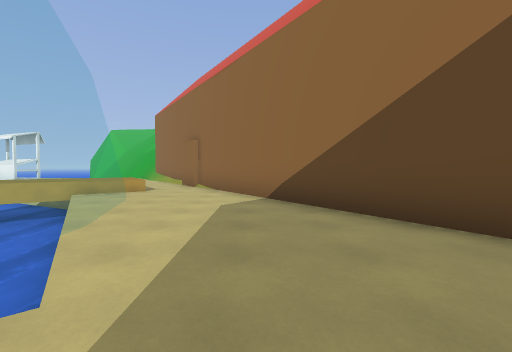
View 1 (above)

16 first-person views from a walk through a Godot game level. The camera is 1.4 m above the floor, tilts 2° down and sees 90° across. The floor is counted in squares, 2 m on a side. Each view is taken from the middle of a square. On the plan, view 1 faces up. The plan holds only what a view shows up to about 9 squares ahead; the rest is blank. The place goes on beyond the plan. Some surface patterns are stand-ins.

View 2
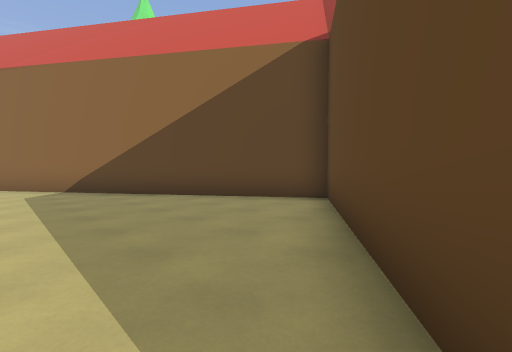

View 3
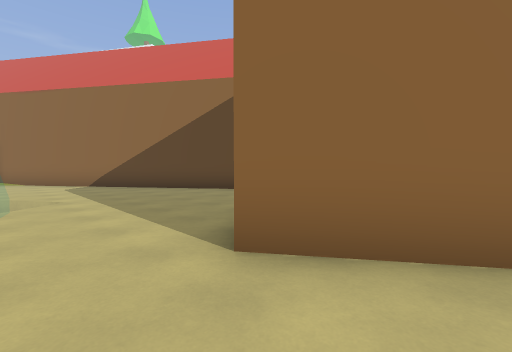

View 4
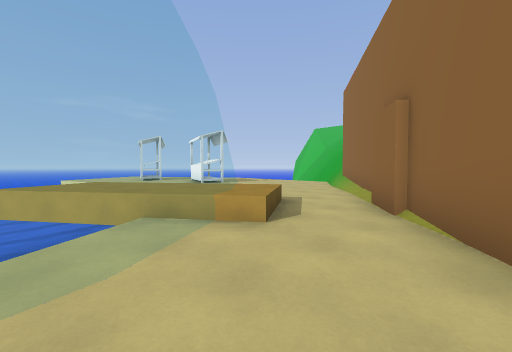

View 5
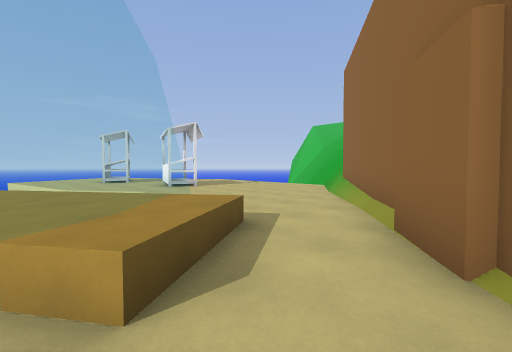

View 6
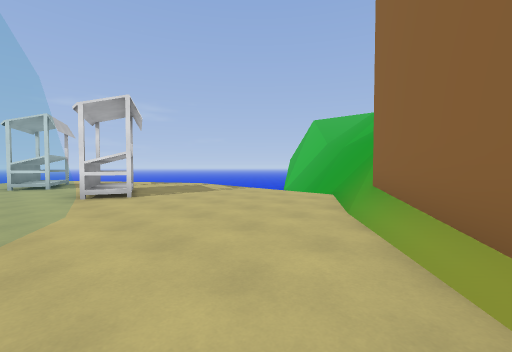

View 7
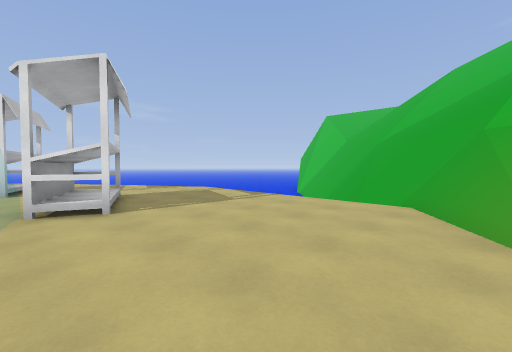

View 8
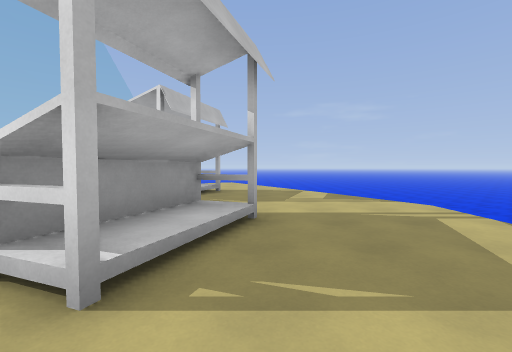

View 9
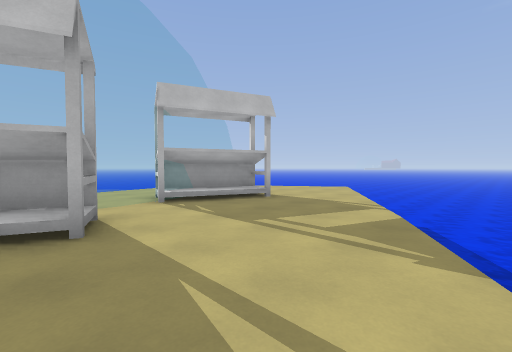

View 10
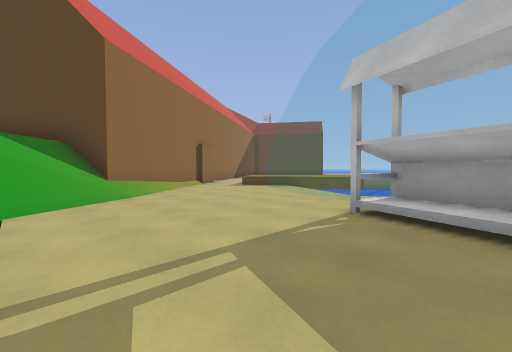

View 11
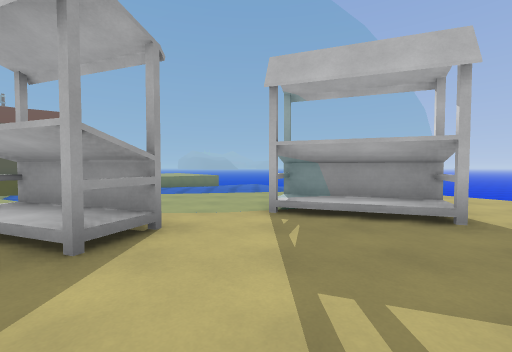

View 12
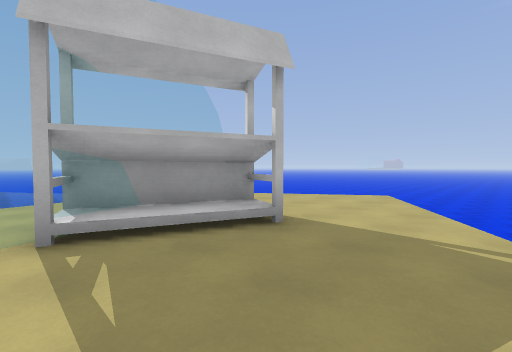

View 13
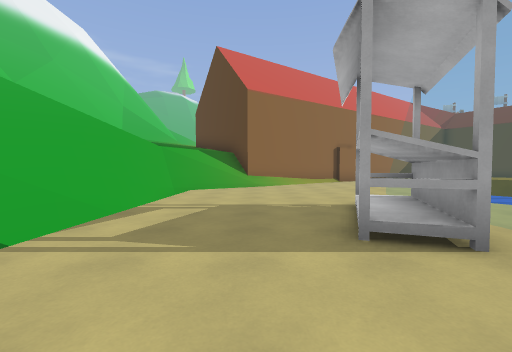

View 14
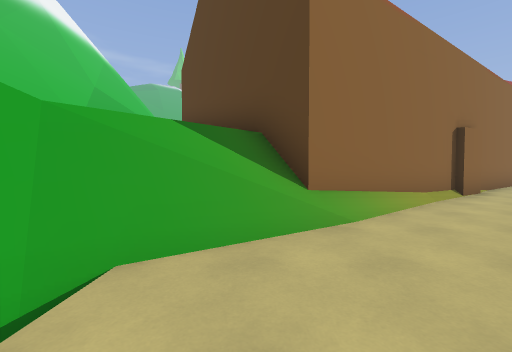

View 15
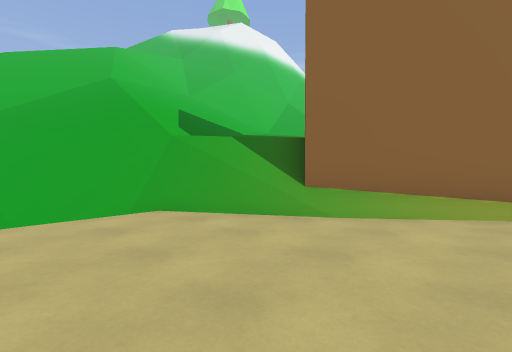

View 16
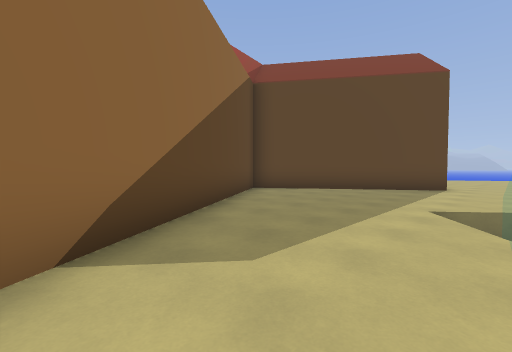

### Floor plan
Key: @ floor where view 1 was taken; # wall or solid block; . floor; / step, stairs or slope; = window, fence, low wall or low ledge; ≈ water the walk keeps out of; ^ raised ledge; v drop or lower ground; S stall.
Columns run from 19 left of view 1 to 4 right of it. Each row starts with its distance up from view 1.
 18          ≈vvv//
 17           ≈==////#
 16 ≈≈≈ ≈≈..≈≈≈v=///##
 15 ≈≈ ≈.........=/##
 14  ≈...........###
 13 ≈.....S......./#
 12 ......SSS......##
 11 ..SSS#  ##......#
 10 .. ###       ...##
  9 ≈             ^..##
  8             #^^^..##
  7            #^^^#=..#
  6            #^^#  ..##
  5             ##   ...##
  4                  ....#
  3                   ...##
  2                   ....##
  1                   .....#
  0                   .@...#
 -1                  .....##
 -2                  ....##
 -3                  ..###
 -4                  ..##
 -5                  ...#
 -6                  ..

Positions as (right, up) in squares from view 1, and headings:
1: (0, 0), facing up
2: (-1, -3), facing up-right
3: (-2, -5), facing up-right
4: (-1, 5), facing up-left
5: (-2, 7), facing up-left
6: (-4, 10), facing up-left
7: (-6, 11), facing up-left
8: (-9, 13), facing left
9: (-12, 16), facing down-left
10: (-12, 16), facing down-right
11: (-14, 15), facing down
12: (-14, 14), facing down-left
13: (-15, 14), facing right
14: (-9, 15), facing right
15: (-9, 12), facing up-right
16: (-2, 6), facing down-right
